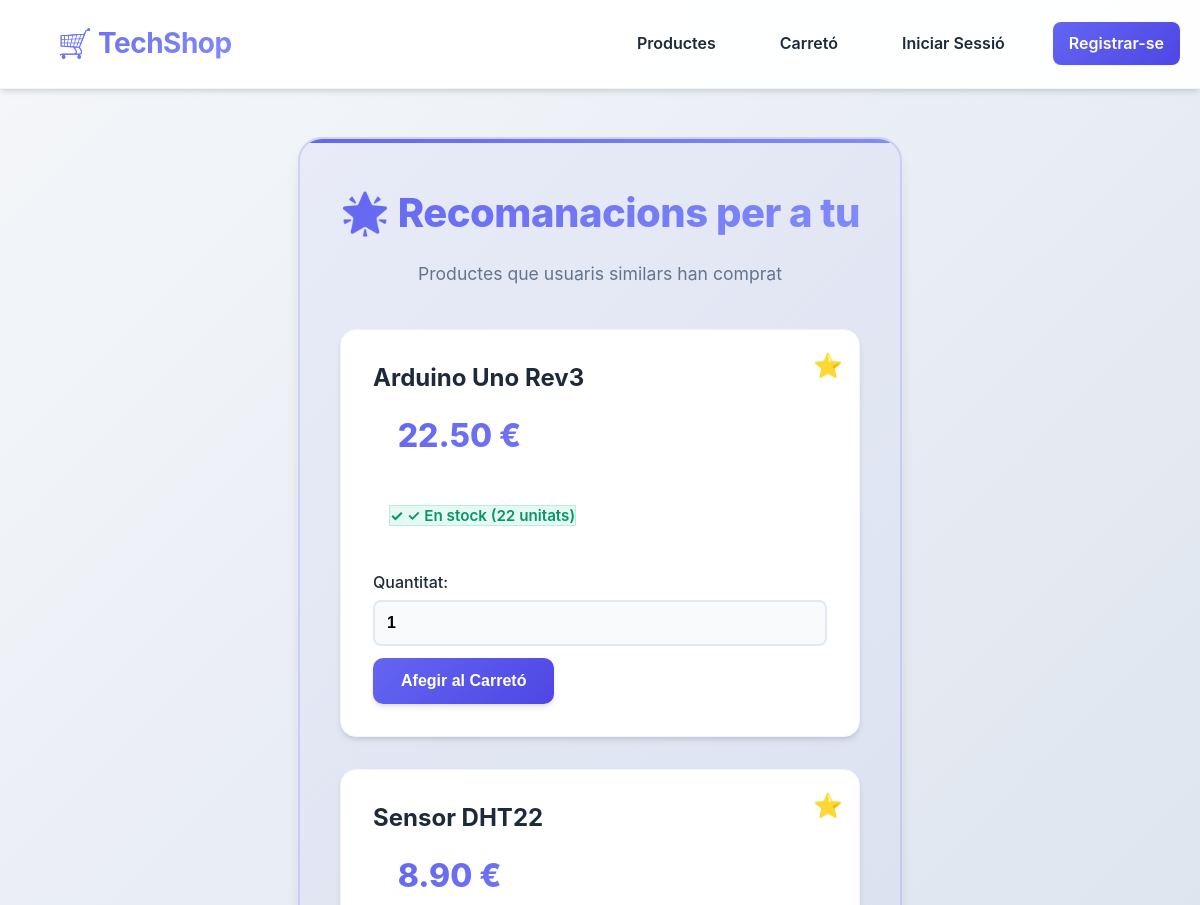
Before: / (upper part) with the older database file.
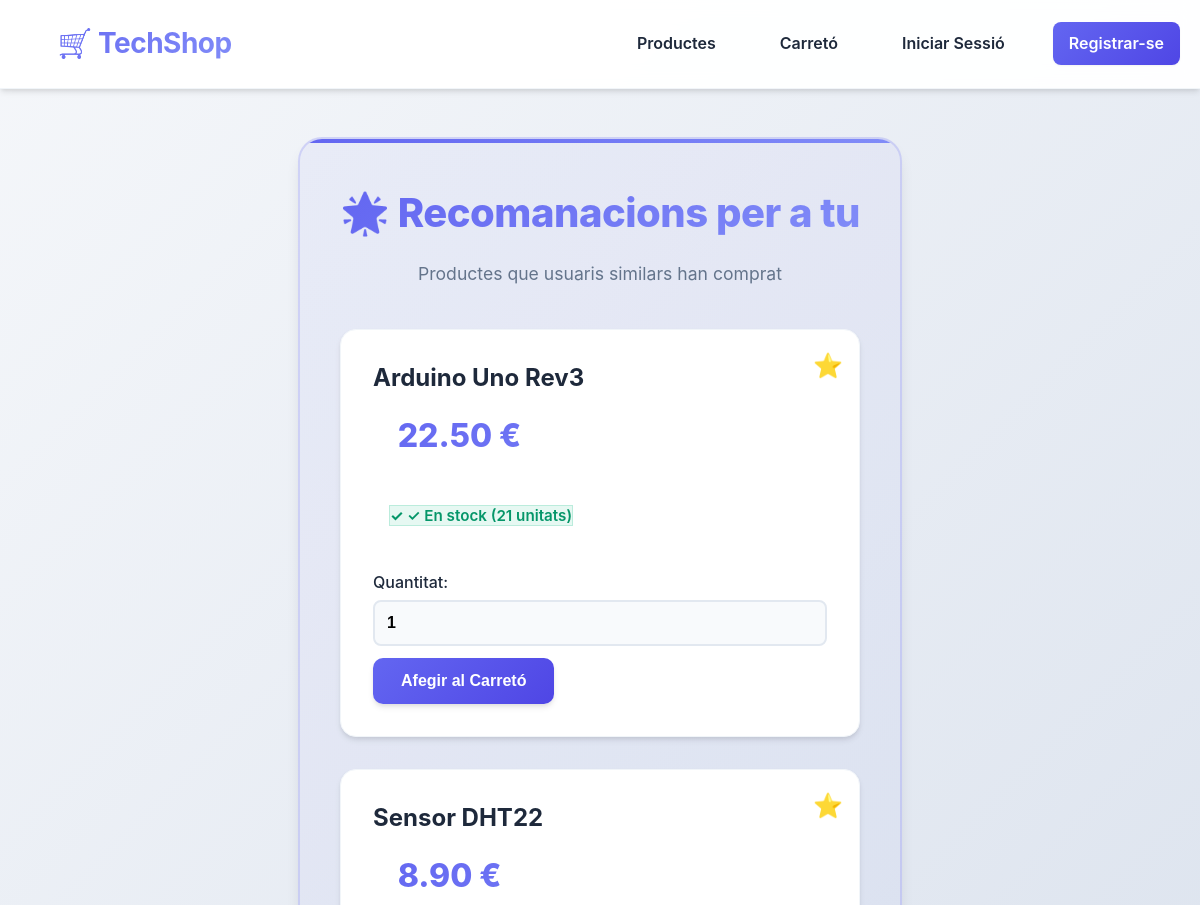
After: the same page with the newer database file.
### tables this page shows
CREATE TABLE Product (
    id INTEGER PRIMARY KEY AUTOINCREMENT,
    name VARCHAR(100) NOT NULL,
    price DECIMAL(10,2) NOT NULL CHECK(price >= 0),
    stock INTEGER NOT NULL CHECK(stock >= 0)
);

### app.py (the view)
@app.route('/')
def index():
    products = Product.get_all(DB_PATH)
    user_id = session.get('user_id', None)
    recommended_products = recommendation_controller.get_recommended_products(
        user_id, DB_PATH, limit=5
    )
    return render_template('index.html',
                         products=products,
                         recommended_products=recommended_products)

### controllers/recommendation_controller.py (called while the page is built, shortened)
def get_recommended_products(user_id: Optional[int], db_path: Path, limit: int = 5) -> List[Product]:
    if user_id is None:
        popular = get_popular_products(db_path, limit=limit)
        recommended_ids = [product_id for product_id, _ in popular]
    recommended_products = []
    for product_id in recommended_ids:
        product = Product.get_by_id(product_id, db_path)
        if product and product.stock > 0:  # Només recomanar productes amb stock
            recommended_products.append(product)
    return recommended_products

### models.py (called while the page is built)
    @staticmethod
    def get_all(db_path: Path) -> List['Product']:
        with sqlite3.connect(db_path) as conn:
            conn.row_factory = sqlite3.Row
            cur = conn.cursor()
            cur.execute("SELECT * FROM Product ORDER BY name")
            rows = cur.fetchall()
            return [Product(**dict(row)) for row in rows]

    @staticmethod
    def get_by_id(product_id: int, db_path: Path) -> Optional['Product']:
        with sqlite3.connect(db_path) as conn:
            conn.row_factory = sqlite3.Row
            cur = conn.cursor()
            cur.execute("SELECT * FROM Product WHERE id = ?", (product_id,))
            row = cur.fetchone()
            if row:
                return Product(**dict(row))
            return None

### templates/index.html (shortened to what this page needs)
{% extends "base.html" %}
{% block content %}
{% if recommended_products %}
<div class="recommendations-section">
    <h2>🌟 Recomanacions per a tu</h2>
    <p class="subtitle">Productes que usuaris similars han comprat</p>
    <div class="products-grid recommendations-grid">
        {% for product in recommended_products %}
        <div class="product-card recommended-card">
            <div class="product-info">
                <h3>{{ product.name }}</h3>
                <p class="product-price">{{ "%.2f"|format(product.price) }} €</p>
                <p class="product-stock">
                    {% if product.stock > 0 %}
                        <span class="in-stock">✓ En stock ({{ product.stock }} unitats)</span>
                    {% else %}
                        <span class="out-of-stock">✗ Sense stock</span>
                    {% endif %}
                </p>
            </div>
            {% if product.stock > 0 %}
            <form method="POST" action="{{ url_for('add_to_cart') }}" class="add-to-cart-form" data-product-id="{{ product.id }}">
                <div class="quantity-selector">
                    <label for="quantity-rec-{{ product.id }}">Quantitat:</label>
                    <input
                        type="number"
                        id="quantity-rec-{{ product.id }}"
                        name="quantity"
                        min="1"
                        max="5"
                        value="1"
                        required
                        class="quantity-input">
                </div>
                <button type="submit" class="btn btn-primary">Afegir al Carretó</button>
            </form>
            {% else %}
            <button disabled class="btn btn-disabled">Sense Stock</button>
            {% endif %}
        </div>
        {% endfor %}
    </div>
</div>
{% endif %}
{% endblock %}

### templates/base.html (shortened to what this page needs)
<!DOCTYPE html>
<html lang="ca">
<head>
    <link rel="stylesheet" href="{{ url_for('static', filename='css/style.css') }}">
</head>
<body>
    <nav class="navbar">
        <div class="container">
            <h1 class="logo">🛒 TechShop</h1>
            <div class="nav-links">
                <a href="{{ url_for('index') }}">Productes</a>
                <a href="{{ url_for('cart') }}">Carretó</a>
                {% if session.get('user_id') %}
                    <span class="user-greeting">Hola, {{ session.get('username', 'Usuari') }}!</span>
                    <a href="{{ url_for('logout') }}" class="btn-logout">Tancar Sessió</a>
                {% else %}
                    <a href="{{ url_for('login') }}">Iniciar Sessió</a>
                    <a href="{{ url_for('register') }}" class="btn-register">Registrar-se</a>
                {% endif %}
            </div>
        </div>
    </nav>
    <div class="container">
        {% block content %}{% endblock %}
    </div>
</body>
</html>

Changed rows visible on the page:
changed Product "Arduino Uno Rev3": stock "22" → "21"
